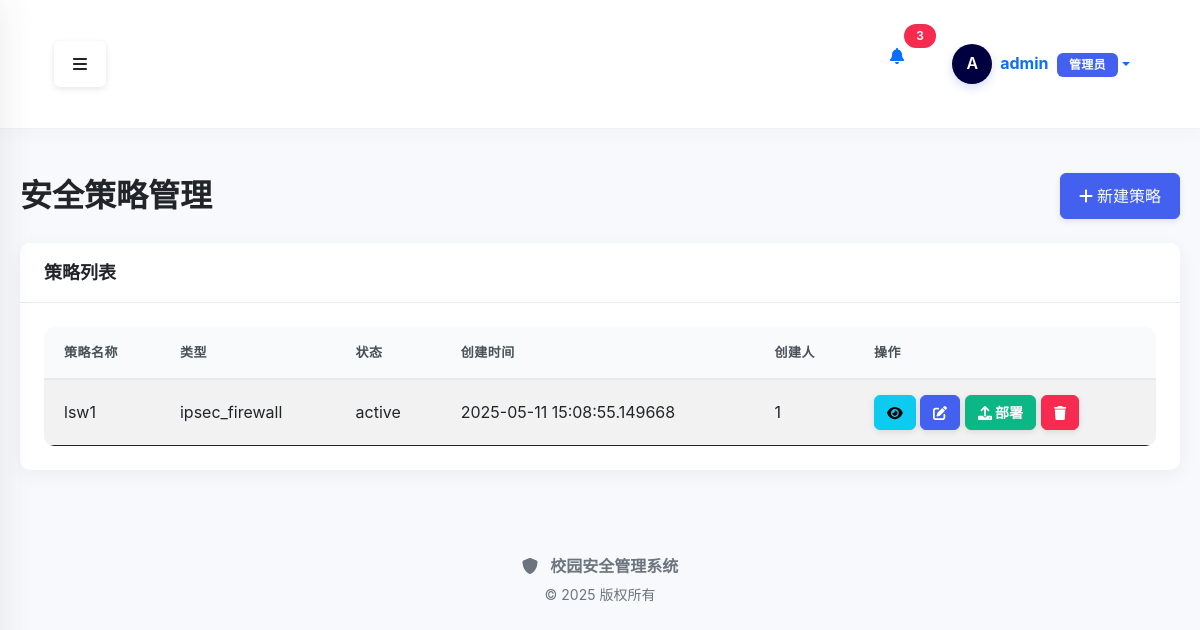
/policy/index (signed in), run on an earlier commit of the app's database.
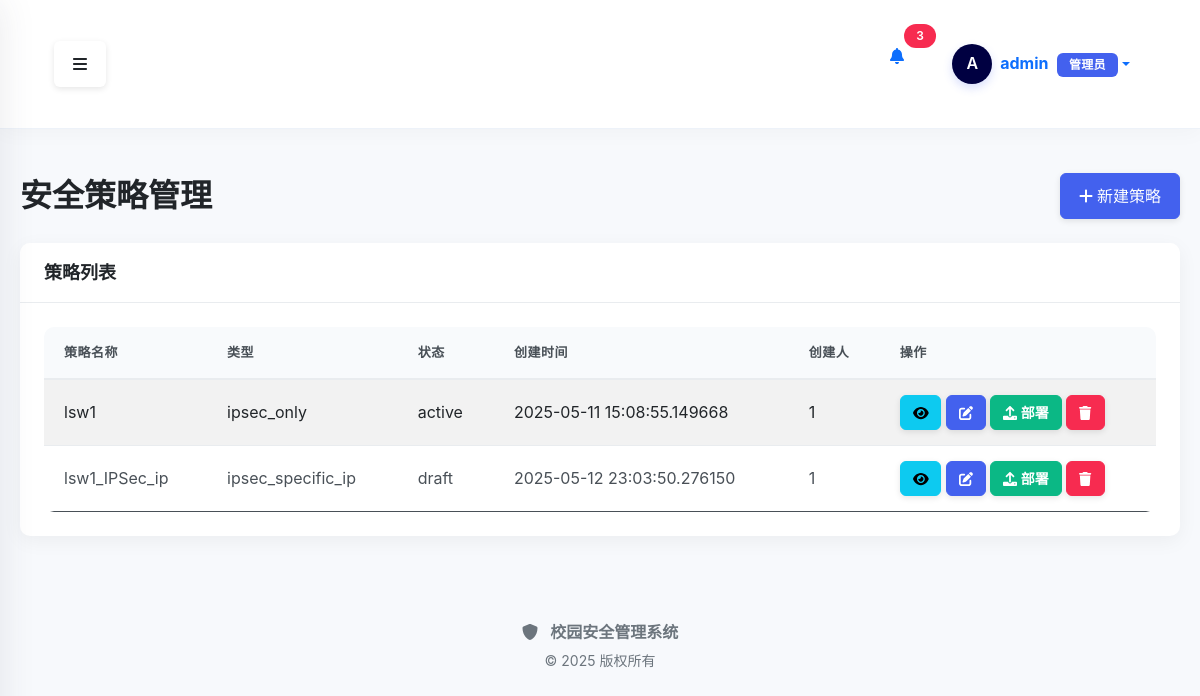
And on a later commit of the database.
### src/core/models.py (models this page shows, shortened)
class User(UserMixin, db.Model):
    __tablename__ = 'users'
    id = db.Column(db.Integer, primary_key=True)
    username = db.Column(db.String(64), unique=True, index=True, nullable=False)
    email = db.Column(db.String(120), unique=True, index=True, nullable=False)
    password_hash = db.Column(db.String(128), nullable=False)
    role_id = db.Column(db.Integer, db.ForeignKey('roles.id'))
    is_active = db.Column(db.Boolean, default=True)
    created_at = db.Column(db.DateTime, default=datetime.utcnow)
    updated_at = db.Column(db.DateTime, default=datetime.utcnow, onupdate=datetime.utcnow)
    role = db.relationship('Role', backref='users')
    @property
    def password(self):
        """密码不可读取"""
        raise AttributeError('密码不可读取')

### src/modules/policy/models/policy.py (models this page shows, shortened)
class Policy(db.Model):
    __tablename__ = 'policy'
    id = Column(Integer, primary_key=True)
    name = Column(String(64), nullable=False)
    type = Column(String(32), nullable=False)
    description = Column(Text)
    config = Column(JSON, nullable=False)
    status = Column(String(16), nullable=False, default='draft')
    created_by = Column(Integer, ForeignKey('users.id'), nullable=False)
    created_at = Column(DateTime, nullable=False, default=datetime.utcnow)
    updated_at = Column(DateTime, nullable=False, default=datetime.utcnow, onupdate=datetime.utcnow)
    creator = relationship('User', backref='policies', lazy='select')
    deployments = relationship('PolicyDeployment', backref='policy', cascade='all, delete-orphan')
    audit_logs = relationship('PolicyAuditLog', backref='policy')
    alerts = relationship('PolicyAlert', backref='policy')

### src/modules/policy/routes/policy_view_routes.py (the view)
@policy_view_bp.route('/')
@policy_view_bp.route('/index')
@login_required
def index():
    policy_service = PolicyService()
    policies = policy_service.list_policies({})
    user_service = UserService()
    for policy in policies:
        if policy.created_by:
            try:
                success, user = user_service.get_user_by_id(policy.created_by)
                if success and user:
                    policy.creator_name = user.username
                else:
                    policy.creator_name = f"用户{policy.created_by}"
            except Exception:
                policy.creator_name = f"用户{policy.created_by}"
        else:
            policy.creator_name = "-"
    return render_template(
        'policy/index.html',
        title='安全策略管理',
        policies=policies
    )

### src/modules/auth/services/user_service.py (called while the page is built)
    def get_user_by_id(self, user_id: int) -> Tuple[bool, Any]:
        try:
            user = User.query.get(user_id)
            if not user:
                return False, "用户不存在"
            return True, user
        except Exception as e:
            return False, str(e)

### src/modules/policy/__init__.py (called while the page is built)
def init_app(app):
    app.register_blueprint(policy_bp)
    app.register_blueprint(policy_template_bp)
    app.register_blueprint(policy_deploy_bp)
    app.register_blueprint(policy_view_bp)
    global _template_directory_ensured
    if not _template_directory_ensured:
        from src.modules.policy.templates import ensure_template_directory
        ensure_template_directory()
        _template_directory_ensured = True
        app.logger.info("策略模板目录检查完成")
    @app.before_request
    def ensure_scheduler_running():
        from flask import g
        if not hasattr(g, 'scheduler_started'):
            with app.app_context():
                scheduler = get_scheduler()
                if scheduler.enabled and not scheduler.running:
                    scheduler.start()
            g.scheduler_started = True

### src/modules/policy/repositories/policy_repository.py (called while the page is built)
    def get_all(self, filters: Dict[str, Any] = None) -> List[Policy]:
        query = self.session.query(Policy)
        if filters:
            if 'name' in filters:
                query = query.filter(Policy.name.like(f"%{filters['name']}%"))
            if 'type' in filters:
                query = query.filter(Policy.type == filters['type'])
            if 'status' in filters:
                query = query.filter(Policy.status == filters['status'])
            if 'status_not' in filters:
                query = query.filter(Policy.status != filters['status_not'])
            if 'created_by' in filters:
                query = query.filter(Policy.created_by == filters['created_by'])
        return query.all()

### src/modules/policy/services/policy_service.py (called while the page is built)
    def list_policies(self, filters: Dict[str, Any] = None) -> List[Policy]:
        if filters is None:
            filters = {}
        if 'status' not in filters:
            filters['status_not'] = 'deleted'
        return self.policy_repo.get_all(filters)

### src/modules/policy/services/policy_sync_scheduler.py (called while the page is built)
def get_scheduler() -> PolicySyncScheduler:
    global _scheduler_instance
    if _scheduler_instance is None:
        _scheduler_instance = PolicySyncScheduler()
    return _scheduler_instance

### src/modules/policy/templates/policy/index.html (shortened to what this page needs)
{% extends "base.html" %}
{% block content %}
<div class="container mt-4">
    <div class="d-flex justify-content-between align-items-center mb-4">
        <h1 class="mb-0">安全策略管理</h1>
        <a href="{{ url_for('policy_view.create') }}" class="btn btn-primary">
            <i class="fas fa-plus me-1"></i>新建策略
        </a>
    </div>
    <div class="card">
        <div class="card-header">
            <h5 class="card-title mb-0">策略列表</h5>
        </div>
        <div class="card-body">
            {% if policies %}
                <div class="table-responsive">
                    <table class="table table-striped table-hover">
                        <thead>
                            <tr>
                                <th>策略名称</th>
                                <th>类型</th>
                                <th>状态</th>
                                <th>创建时间</th>
                                <th>创建人</th>
                                <th>操作</th>
                            </tr>
                        </thead>
                        <tbody>
                            {% for policy in policies %}
                                <tr>
                                    <td>{{ policy.name }}</td>
                                    <td>{{ policy.type }}</td>
                                    <td>{{ policy.status }}</td>
                                    <td>{{ policy.created_at }}</td>
                                    <td>{{ policy.created_by }}</td>
                                    <td>
                                        <a href="{{ url_for('policy_view.detail', policy_id=policy.id) }}" class="btn btn-sm btn-info">
                                            <i class="fas fa-eye"></i>
                                        </a>
                                        <a href="{{ url_for('policy_view.edit', policy_id=policy.id) }}" class="btn btn-sm btn-primary">
                                            <i class="fas fa-edit"></i>
                                        </a>
                                        <a href="{{ url_for('policy_view.deploy', policy_id=policy.id) }}" class="btn btn-sm btn-success fw-bold">
                                            <i class="fas fa-upload"></i> 部署
                                        </a>
                                        <button class="btn btn-sm btn-danger" data-bs-toggle="modal" data-bs-target="#deleteModal{{ policy.id }}">
                                            <i class="fas fa-trash"></i>
                                        </button>
                                    </td>
                                </tr>
                            {% endfor %}
                        </tbody>
                    </table>
                </div>
            {% endif %}
        </div>
    </div>
</div>
{% endblock %}

### src/templates/base.html (shortened to what this page needs)
<!DOCTYPE html>
<html lang="zh-CN">
<head>
    <link href="https://cdn.jsdelivr.net/npm/bootstrap@5.1.3/dist/css/bootstrap.min.css" rel="stylesheet">
    <link rel="stylesheet" href="https://cdnjs.cloudflare.com/ajax/libs/font-awesome/6.0.0/css/all.min.css">
    <link rel="stylesheet" href="{{ url_for('static', filename='css/style.css') }}?v={{ range(1, 10000) | random }}">
</head>
<body>
    <div class="d-flex" id="wrapper">
        <div id="page-content-wrapper">
            <nav class="navbar navbar-expand-lg navbar-light top-navbar">
                <div class="container-fluid">
                    <button class="btn" id="menu-toggle" aria-label="切换侧边栏">
                        <i class="fas fa-bars"></i>
                    </button>
                    <div class="d-flex ms-auto">
                        {% if current_user.is_authenticated %}
                        <div class="nav-item dropdown me-3">
                            <a class="nav-link position-relative" href="#" id="notificationsDropdown" role="button" data-bs-toggle="dropdown" aria-expanded="false">
                                <i class="fas fa-bell"></i>
                                <span class="position-absolute top-0 start-100 translate-middle badge rounded-pill bg-danger">
                                    3
                                </span>
                            </a>
                        </div>
                        <div class="nav-item dropdown user-dropdown">
                            <a class="nav-link dropdown-toggle d-flex align-items-center" href="#" id="navbarDropdown" role="button" data-bs-toggle="dropdown" aria-expanded="false">
                                <div class="user-avatar-container me-2">
                                    <div class="user-avatar-circle">
                                        <span class="avatar-text">{{ current_user.username[0]|upper }}</span>
                                    </div>
                                </div>
                                <div class="user-info d-none d-md-block">
                                    <span class="fw-bold">{{ current_user.username }}</span>
                                    <span class="badge bg-primary ms-1">{{ current_user.role or ('管理员' if current_user.is_admin else '用户') }}</span>
                                </div>
                            </a>
                        </div>
                        {% else %}
                        <div class="nav-item">
                            <a class="btn btn-primary btn-sm" href="{{ url_for('auth.login') }}">
                                <i class="fas fa-sign-in-alt me-1"></i>登录
                            </a>
                        </div>
                        {% endif %}
                    </div>
                </div>
            </nav>
            <div class="content-container">
                {% block content %}{% endblock %}
            </div>
            <footer class="footer mt-auto py-3">
                <div class="container-fluid text-center text-muted">
                    <div class="footer-brand mb-1">
                        <i class="fas fa-shield-alt me-2"></i>
                        <span class="fw-bold">校园安全管理系统</span>
                    </div>
                    <p class="small mb-0">© 2025 版权所有</p>
                </div>
            </footer>
        </div>
    </div>
</body>
</html>

### static/css/style.css (style rules this page uses)
:root { --primary: #4361ee; --primary-light: #4895ef; --primary-dark: #3f37c9; --secondary: #4cc9f0; --success: #0bb885; --info: #2196f3; --warning: #f59e0b; --danger: #f72b50; --light: #f8f9fa; --dark: #2d3748; --gray-100: #f8f9fa; --gray-200: #e9ecef; --gray-300: #dee2e6; --gray-400: #ced4da; --gray-500: #adb5bd; --gray-600: #6c757d; --gray-700: #495057; --gray-800: #343a40; --gray-900: #212529; --border-radius: 10px; --box-shadow: 0 0.125rem 0.25rem rgba(0, 0, 0, 0.075); --box-shadow-sm: 0 0.0625rem 0.125rem rgba(0, 0, 0, 0.05); --box-shadow-lg: 0 0.5rem 1.5rem rgba(0, 0, 0, 0.1); --transition: all 0.2s ease-in-out; }
body { font-family: 'PingFang SC', 'Microsoft YaHei', 'Noto Sans SC', -apple-system, BlinkMacSystemFont, 'Segoe UI', Roboto, 'Helvetica Neue', Arial, sans-serif; background-color: #f7f9fc; color: var(--gray-800); overflow-x: hidden; line-height: 1.6; min-height: 100vh; margin: 0; padding: 0; }
#wrapper { display: flex; width: 100%; align-items: stretch; min-height: 100vh; position: relative; }
#page-content-wrapper { flex: 1; width: 100%; overflow-x: hidden; transition: var(--transition); }
.container { max-width: 100%; padding: 20px; }
.container-fluid { width: 100%; padding: 24px 30px; }
h1, h2, h3, h4, h5, h6 { color: var(--gray-900); font-weight: 600; line-height: 1.3; }
h1 { font-size: 2rem; }
h5 { font-size: 1.125rem; }
a { color: var(--primary); text-decoration: none; transition: var(--transition); }
.card { border-radius: var(--border-radius); box-shadow: 0 5px 20px rgba(0, 0, 0, 0.05); margin-bottom: 24px; border: none; transition: var(--transition); background-color: #fff; overflow: hidden; }
.card-header { font-weight: 600; background-color: #fff; border-bottom: 1px solid var(--gray-200); padding: 18px 24px; border-top-left-radius: var(--border-radius) !important; border-top-right-radius: var(--border-radius) !important; display: flex; align-items: center; }
.card-body { padding: 24px; }
.btn { font-weight: 500; padding: 10px 18px; border-radius: 6px; transition: var(--transition); box-shadow: 0 2px 6px rgba(0, 0, 0, 0.1); position: relative; overflow: hidden; }
.btn::after { content: ''; position: absolute; top: 50%; left: 50%; width: 5px; height: 5px; background: rgba(255, 255, 255, 0.2); opacity: 0; border-radius: 100%; transform: translate(-50%, -50%) scale(1); transition: all 0.5s; }
.btn-sm { padding: 6px 12px; font-size: 0.875rem; }
.btn-primary { background-color: var(--primary); border-color: var(--primary); }
.btn-success { background-color: var(--success); border-color: var(--success); }
.btn-danger { background-color: var(--danger); border-color: var(--danger); }
.table { width: 100%; margin-bottom: 0; color: var(--gray-800); border-collapse: separate; border-spacing: 0; }
.table thead th { background-color: #f8fafc; color: var(--gray-700); font-weight: 600; padding: 15px 20px; text-align: left; border-bottom: 2px solid var(--gray-200); white-space: nowrap; font-size: 13px; letter-spacing: 0.5px; text-transform: uppercase; }
.table tbody tr { transition: var(--transition); border-bottom: 1px solid var(--gray-200); }
.table tbody tr:last-child { border-bottom: none; }
.table tbody td { padding: 15px 20px; vertical-align: middle; color: var(--gray-700); }
.table-responsive { overflow-x: auto; -webkit-overflow-scrolling: touch; border-radius: var(--border-radius); }
.badge { font-weight: 600; padding: 6px 12px; border-radius: 6px; letter-spacing: 0.3px; font-size: 12px; }
.badge.bg-primary { background-color: var(--primary) !important; }
.badge.bg-danger { background-color: var(--danger) !important; }
.top-navbar { background-color: #fff; box-shadow: 0 4px 20px rgba(0, 0, 0, 0.03); padding: 12px 24px; border-bottom: 1px solid #edf2f9; position: sticky; top: 0; z-index: 9; }
.user-avatar-container { position: relative; }
.user-avatar-circle { width: 40px; height: 40px; border-radius: 50%; display: flex; align-items: center; justify-content: center; background-color: var(--primary); box-shadow: 0 4px 10px rgba(67, 97, 238, 0.2); }
.avatar-text, .avatar-text-sm { color: white; font-weight: 600; }

What changed in the data, as far as the page shows it:
changed Policy "lsw1": type "ipsec_firewall" → "ipsec_only"
added Policy: name "lsw1_IPSec_ip", type "ipsec_specific_ip", status "draft", created_at "2025-05-12 23:03:50.276150", created_by "1"
